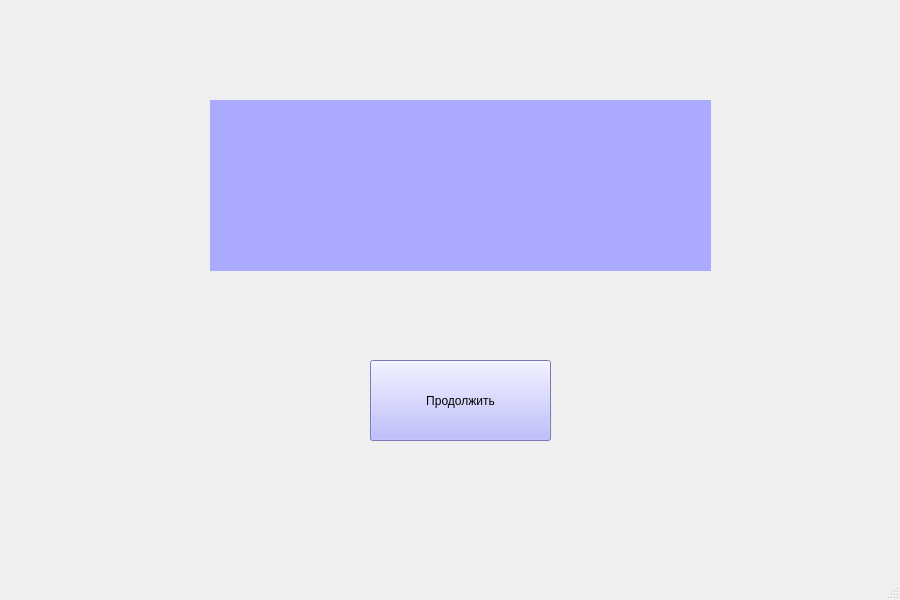
<?xml version="1.0" encoding="UTF-8"?>
<ui version="4.0">
 <class>MainWindow</class>
 <widget class="QMainWindow" name="MainWindow">
  <property name="geometry">
   <rect>
    <x>0</x>
    <y>0</y>
    <width>900</width>
    <height>600</height>
   </rect>
  </property>
  <property name="windowTitle">
   <string>Современники научного деятеля</string>
  </property>
  <widget class="QWidget" name="centralwidget">
   <widget class="QLabel" name="label">
    <property name="geometry">
     <rect>
      <x>210</x>
      <y>100</y>
      <width>501</width>
      <height>171</height>
     </rect>
    </property>
    <property name="styleSheet">
     <string notr="true">font: 18pt &quot;MS Shell Dlg 2&quot;;
background-color: rgb(170, 170, 255);</string>
    </property>
    <property name="text">
     <string/>
    </property>
   </widget>
   <widget class="QPushButton" name="btn">
    <property name="geometry">
     <rect>
      <x>370</x>
      <y>360</y>
      <width>181</width>
      <height>81</height>
     </rect>
    </property>
    <property name="styleSheet">
     <string notr="true">font: 14pt &quot;MS Shell Dlg 2&quot;;
background-color: rgb(170, 170, 255);</string>
    </property>
    <property name="text">
     <string>Продолжить</string>
    </property>
   </widget>
  </widget>
  <widget class="QMenuBar" name="menubar">
   <property name="geometry">
    <rect>
     <x>0</x>
     <y>0</y>
     <width>900</width>
     <height>26</height>
    </rect>
   </property>
  </widget>
  <widget class="QStatusBar" name="statusbar"/>
 </widget>
 <resources/>
 <connections/>
</ui>
